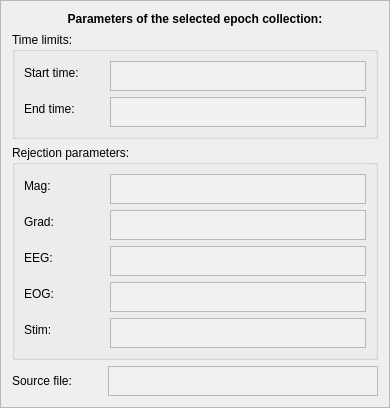
                 <widget class="QFrame" name="frameEpochCollectionParameters">
                  <property name="sizePolicy">
                   <sizepolicy hsizetype="Expanding" vsizetype="Preferred">
                    <horstretch>0</horstretch>
                    <verstretch>0</verstretch>
                   </sizepolicy>
                  </property>
                  <property name="frameShape">
                   <enum>QFrame::StyledPanel</enum>
                  </property>
                  <property name="frameShadow">
                   <enum>QFrame::Raised</enum>
                  </property>
                  <property name="lineWidth">
                   <number>1</number>
                  </property>
                  <layout class="QFormLayout" name="formLayout_8">
                   <property name="fieldGrowthPolicy">
                    <enum>QFormLayout::AllNonFixedFieldsGrow</enum>
                   </property>
                   <item row="0" column="0">
                    <layout class="QVBoxLayout" name="verticalLayout_20">
                     <item>
                      <widget class="QLabel" name="label_3">
                       <property name="font">
                        <font>
                         <weight>75</weight>
                         <bold>true</bold>
                        </font>
                       </property>
                       <property name="text">
                        <string>Parameters of the selected epoch collection:</string>
                       </property>
                       <property name="alignment">
                        <set>Qt::AlignCenter</set>
                       </property>
                      </widget>
                     </item>
                     <item>
                      <widget class="QGroupBox" name="groupBoxEpochTimes">
                       <property name="title">
                        <string>Time limits:</string>
                       </property>
                       <layout class="QFormLayout" name="formLayout">
                        <property name="fieldGrowthPolicy">
                         <enum>QFormLayout::AllNonFixedFieldsGrow</enum>
                        </property>
                        <item row="1" column="0">
                         <widget class="QLabel" name="labelTmin">
                          <property name="minimumSize">
                           <size>
                            <width>80</width>
                            <height>0</height>
                           </size>
                          </property>
                          <property name="text">
                           <string>Start time:</string>
                          </property>
                          <property name="alignment">
                           <set>Qt::AlignLeading|Qt::AlignLeft|Qt::AlignVCenter</set>
                          </property>
                         </widget>
                        </item>
                        <item row="1" column="1">
                         <widget class="QTextBrowser" name="textBrowserTmin">
                          <property name="enabled">
                           <bool>true</bool>
                          </property>
                          <property name="sizePolicy">
                           <sizepolicy hsizetype="Preferred" vsizetype="Fixed">
                            <horstretch>0</horstretch>
                            <verstretch>0</verstretch>
                           </sizepolicy>
                          </property>
                          <property name="minimumSize">
                           <size>
                            <width>0</width>
                            <height>0</height>
                           </size>
                          </property>
                          <property name="maximumSize">
                           <size>
                            <width>16777215</width>
                            <height>30</height>
                           </size>
                          </property>
                          <property name="sizeIncrement">
                           <size>
                            <width>0</width>
                            <height>31</height>
                           </size>
                          </property>
                          <property name="baseSize">
                           <size>
                            <width>0</width>
                            <height>0</height>
                           </size>
                          </property>
                          <property name="palette">
                           <palette>
                            <active>
                             <colorrole role="Base">
                              <brush brushstyle="SolidPattern">
                               <color alpha="255">
                                <red>242</red>
                                <green>241</green>
                                <blue>240</blue>
                               </color>
                              </brush>
                             </colorrole>
                            </active>
                            <inactive>
                             <colorrole role="Base">
                              <brush brushstyle="SolidPattern">
                               <color alpha="255">
                                <red>242</red>
                                <green>241</green>
                                <blue>240</blue>
                               </color>
                              </brush>
                             </colorrole>
                            </inactive>
                            <disabled>
                             <colorrole role="Base">
                              <brush brushstyle="SolidPattern">
                               <color alpha="255">
                                <red>255</red>
                                <green>255</green>
                                <blue>255</blue>
                               </color>
                              </brush>
                             </colorrole>
                            </disabled>
                           </palette>
                          </property>
                          <property name="frameShape">
                           <enum>QFrame::StyledPanel</enum>
                          </property>
                         </widget>
                        </item>
                        <item row="2" column="0">
                         <widget class="QLabel" name="labelTmax">
                          <property name="minimumSize">
                           <size>
                            <width>80</width>
                            <height>0</height>
                           </size>
                          </property>
                          <property name="text">
                           <string>End time:</string>
                          </property>
                          <property name="alignment">
                           <set>Qt::AlignLeading|Qt::AlignLeft|Qt::AlignVCenter</set>
                          </property>
                         </widget>
                        </item>
                        <item row="2" column="1">
                         <widget class="QTextBrowser" name="textBrowserTmax">
                          <property name="enabled">
                           <bool>true</bool>
                          </property>
                          <property name="sizePolicy">
                           <sizepolicy hsizetype="Preferred" vsizetype="Preferred">
                            <horstretch>0</horstretch>
                            <verstretch>0</verstretch>
                           </sizepolicy>
                          </property>
                          <property name="minimumSize">
                           <size>
                            <width>0</width>
                            <height>0</height>
                           </size>
                          </property>
                          <property name="maximumSize">
                           <size>
                            <width>16777215</width>
                            <height>30</height>
                           </size>
                          </property>
                          <property name="sizeIncrement">
                           <size>
                            <width>0</width>
                            <height>31</height>
                           </size>
                          </property>
                          <property name="palette">
                           <palette>
                            <active>
                             <colorrole role="Base">
                              <brush brushstyle="SolidPattern">
                               <color alpha="255">
                                <red>242</red>
                                <green>241</green>
                                <blue>240</blue>
                               </color>
                              </brush>
                             </colorrole>
                            </active>
                            <inactive>
                             <colorrole role="Base">
                              <brush brushstyle="SolidPattern">
                               <color alpha="255">
                                <red>242</red>
                                <green>241</green>
                                <blue>240</blue>
                               </color>
                              </brush>
                             </colorrole>
                            </inactive>
                            <disabled>
                             <colorrole role="Base">
                              <brush brushstyle="SolidPattern">
                               <color alpha="255">
                                <red>255</red>
                                <green>255</green>
                                <blue>255</blue>
                               </color>
                              </brush>
                             </colorrole>
                            </disabled>
                           </palette>
                          </property>
                         </widget>
                        </item>
                       </layout>
                      </widget>
                     </item>
                     <item>
                      <widget class="QGroupBox" name="groupBoxRejections">
                       <property name="title">
                        <string>Rejection parameters:</string>
                       </property>
                       <layout class="QFormLayout" name="formLayout_2">
                        <property name="fieldGrowthPolicy">
                         <enum>QFormLayout::AllNonFixedFieldsGrow</enum>
                        </property>
                        <item row="0" column="0">
                         <widget class="QLabel" name="labelMagReject">
                          <property name="minimumSize">
                           <size>
                            <width>80</width>
                            <height>0</height>
                           </size>
                          </property>
                          <property name="maximumSize">
                           <size>
                            <width>16777215</width>
                            <height>16777215</height>
                           </size>
                          </property>
                          <property name="text">
                           <string>Mag:</string>
                          </property>
                          <property name="alignment">
                           <set>Qt::AlignLeading|Qt::AlignLeft|Qt::AlignVCenter</set>
                          </property>
                         </widget>
                        </item>
                        <item row="0" column="1">
                         <widget class="QTextBrowser" name="textBrowserMag">
                          <property name="enabled">
                           <bool>true</bool>
                          </property>
                          <property name="sizePolicy">
                           <sizepolicy hsizetype="Preferred" vsizetype="Preferred">
                            <horstretch>0</horstretch>
                            <verstretch>0</verstretch>
                           </sizepolicy>
                          </property>
                          <property name="minimumSize">
                           <size>
                            <width>0</width>
                            <height>0</height>
                           </size>
                          </property>
                          <property name="maximumSize">
                           <size>
                            <width>16777215</width>
                            <height>30</height>
                           </size>
                          </property>
                          <property name="sizeIncrement">
                           <size>
                            <width>0</width>
                            <height>31</height>
                           </size>
                          </property>
                          <property name="palette">
                           <palette>
                            <active>
                             <colorrole role="Base">
                              <brush brushstyle="SolidPattern">
                               <color alpha="255">
                                <red>242</red>
                                <green>241</green>
                                <blue>240</blue>
                               </color>
                              </brush>
                             </colorrole>
                            </active>
                            <inactive>
                             <colorrole role="Base">
                              <brush brushstyle="SolidPattern">
                               <color alpha="255">
                                <red>242</red>
                                <green>241</green>
                                <blue>240</blue>
                               </color>
                              </brush>
                             </colorrole>
                            </inactive>
                            <disabled>
                             <colorrole role="Base">
                              <brush brushstyle="SolidPattern">
                               <color alpha="255">
                                <red>255</red>
                                <green>255</green>
                                <blue>255</blue>
                               </color>
                              </brush>
                             </colorrole>
                            </disabled>
                           </palette>
                          </property>
                          <property name="frameShadow">
                           <enum>QFrame::Sunken</enum>
                          </property>
                         </widget>
                        </item>
                        <item row="1" column="0">
                         <widget class="QLabel" name="labelGradReject">
                          <property name="minimumSize">
                           <size>
                            <width>75</width>
                            <height>0</height>
                           </size>
                          </property>
                          <property name="maximumSize">
                           <size>
                            <width>16777215</width>
                            <height>16777215</height>
                           </size>
                          </property>
                          <property name="text">
                           <string>Grad:</string>
                          </property>
                          <property name="alignment">
                           <set>Qt::AlignLeading|Qt::AlignLeft|Qt::AlignVCenter</set>
                          </property>
                         </widget>
                        </item>
                        <item row="1" column="1">
                         <widget class="QTextBrowser" name="textBrowserGrad">
                          <property name="sizePolicy">
                           <sizepolicy hsizetype="Expanding" vsizetype="Expanding">
                            <horstretch>0</horstretch>
                            <verstretch>0</verstretch>
                           </sizepolicy>
                          </property>
                          <property name="minimumSize">
                           <size>
                            <width>0</width>
                            <height>0</height>
                           </size>
                          </property>
                          <property name="maximumSize">
                           <size>
                            <width>16777215</width>
                            <height>30</height>
                           </size>
                          </property>
                          <property name="palette">
                           <palette>
                            <active>
                             <colorrole role="Base">
                              <brush brushstyle="SolidPattern">
                               <color alpha="255">
                                <red>242</red>
                                <green>241</green>
                                <blue>240</blue>
                               </color>
                              </brush>
                             </colorrole>
                            </active>
                            <inactive>
                             <colorrole role="Base">
                              <brush brushstyle="SolidPattern">
                               <color alpha="255">
                                <red>242</red>
                                <green>241</green>
                                <blue>240</blue>
                               </color>
                              </brush>
                             </colorrole>
                            </inactive>
                            <disabled>
                             <colorrole role="Base">
                              <brush brushstyle="SolidPattern">
                               <color alpha="255">
                                <red>255</red>
                                <green>255</green>
                                <blue>255</blue>
                               </color>
                              </brush>
                             </colorrole>
                            </disabled>
                           </palette>
                          </property>
                         </widget>
                        </item>
                        <item row="2" column="0">
                         <widget class="QLabel" name="labelEegReject">
                          <property name="minimumSize">
                           <size>
                            <width>75</width>
                            <height>0</height>
                           </size>
                          </property>
                          <property name="text">
                           <string>EEG:</string>
                          </property>
                          <property name="alignment">
                           <set>Qt::AlignLeading|Qt::AlignLeft|Qt::AlignVCenter</set>
                          </property>
                         </widget>
                        </item>
                        <item row="2" column="1">
                         <widget class="QTextBrowser" name="textBrowserEEG">
                          <property name="maximumSize">
                           <size>
                            <width>16777215</width>
                            <height>30</height>
                           </size>
                          </property>
                          <property name="palette">
                           <palette>
                            <active>
                             <colorrole role="Base">
                              <brush brushstyle="SolidPattern">
                               <color alpha="255">
                                <red>242</red>
                                <green>241</green>
                                <blue>240</blue>
                               </color>
                              </brush>
                             </colorrole>
                            </active>
                            <inactive>
                             <colorrole role="Base">
                              <brush brushstyle="SolidPattern">
                               <color alpha="255">
                                <red>242</red>
                                <green>241</green>
                                <blue>240</blue>
                               </color>
                              </brush>
                             </colorrole>
                            </inactive>
                            <disabled>
                             <colorrole role="Base">
                              <brush brushstyle="SolidPattern">
                               <color alpha="255">
                                <red>255</red>
                                <green>255</green>
                                <blue>255</blue>
                               </color>
                              </brush>
                             </colorrole>
                            </disabled>
                           </palette>
                          </property>
                         </widget>
                        </item>
                        <item row="3" column="0">
                         <widget class="QLabel" name="labelEogReject">
                          <property name="minimumSize">
                           <size>
                            <width>75</width>
                            <height>0</height>
                           </size>
                          </property>
                          <property name="text">
                           <string>EOG:</string>
                          </property>
                          <property name="alignment">
                           <set>Qt::AlignLeading|Qt::AlignLeft|Qt::AlignVCenter</set>
                          </property>
                         </widget>
                        </item>
                        <item row="3" column="1">
                         <widget class="QTextBrowser" name="textBrowserEOG">
                          <property name="maximumSize">
                           <size>
                            <width>16777215</width>
                            <height>30</height>
                           </size>
                          </property>
                          <property name="palette">
                           <palette>
                            <active>
                             <colorrole role="Base">
                              <brush brushstyle="SolidPattern">
                               <color alpha="255">
                                <red>242</red>
                                <green>241</green>
                                <blue>240</blue>
                               </color>
                              </brush>
                             </colorrole>
                            </active>
                            <inactive>
                             <colorrole role="Base">
                              <brush brushstyle="SolidPattern">
                               <color alpha="255">
                                <red>242</red>
                                <green>241</green>
                                <blue>240</blue>
                               </color>
                              </brush>
                             </colorrole>
                            </inactive>
                            <disabled>
                             <colorrole role="Base">
                              <brush brushstyle="SolidPattern">
                               <color alpha="255">
                                <red>255</red>
                                <green>255</green>
                                <blue>255</blue>
                               </color>
                              </brush>
                             </colorrole>
                            </disabled>
                           </palette>
                          </property>
                         </widget>
                        </item>
                        <item row="4" column="0">
                         <widget class="QLabel" name="labelStimReject">
                          <property name="minimumSize">
                           <size>
                            <width>75</width>
                            <height>0</height>
                           </size>
                          </property>
                          <property name="text">
                           <string>Stim:</string>
                          </property>
                          <property name="alignment">
                           <set>Qt::AlignLeading|Qt::AlignLeft|Qt::AlignVCenter</set>
                          </property>
                         </widget>
                        </item>
                        <item row="4" column="1">
                         <widget class="QTextBrowser" name="textBrowserStim">
                          <property name="maximumSize">
                           <size>
                            <width>16777215</width>
                            <height>30</height>
                           </size>
                          </property>
                          <property name="palette">
                           <palette>
                            <active>
                             <colorrole role="Base">
                              <brush brushstyle="SolidPattern">
                               <color alpha="255">
                                <red>242</red>
                                <green>241</green>
                                <blue>240</blue>
                               </color>
                              </brush>
                             </colorrole>
                            </active>
                            <inactive>
                             <colorrole role="Base">
                              <brush brushstyle="SolidPattern">
                               <color alpha="255">
                                <red>242</red>
                                <green>241</green>
                                <blue>240</blue>
                               </color>
                              </brush>
                             </colorrole>
                            </inactive>
                            <disabled>
                             <colorrole role="Base">
                              <brush brushstyle="SolidPattern">
                               <color alpha="255">
                                <red>255</red>
                                <green>255</green>
                                <blue>255</blue>
                               </color>
                              </brush>
                             </colorrole>
                            </disabled>
                           </palette>
                          </property>
                         </widget>
                        </item>
                       </layout>
                      </widget>
                     </item>
                     <item>
                      <layout class="QHBoxLayout" name="horizontalLayout_8">
                       <property name="sizeConstraint">
                        <enum>QLayout::SetDefaultConstraint</enum>
                       </property>
                       <item>
                        <widget class="QLabel" name="labelWorkingFile">
                         <property name="minimumSize">
                          <size>
                           <width>90</width>
                           <height>0</height>
                          </size>
                         </property>
                         <property name="maximumSize">
                          <size>
                           <width>16777215</width>
                           <height>6000</height>
                          </size>
                         </property>
                         <property name="text">
                          <string>Source file:</string>
                         </property>
                        </widget>
                       </item>
                       <item>
                        <widget class="QTextBrowser" name="textBrowserWorkingFile">
                         <property name="maximumSize">
                          <size>
                           <width>16777215</width>
                           <height>30</height>
                          </size>
                         </property>
                         <property name="palette">
                          <palette>
                           <active>
                            <colorrole role="Base">
                             <brush brushstyle="SolidPattern">
                              <color alpha="255">
                               <red>242</red>
                               <green>241</green>
                               <blue>240</blue>
                              </color>
                             </brush>
                            </colorrole>
                           </active>
                           <inactive>
                            <colorrole role="Base">
                             <brush brushstyle="SolidPattern">
                              <color alpha="255">
                               <red>242</red>
                               <green>241</green>
                               <blue>240</blue>
                              </color>
                             </brush>
                            </colorrole>
                           </inactive>
                           <disabled>
                            <colorrole role="Base">
                             <brush brushstyle="SolidPattern">
                              <color alpha="255">
                               <red>255</red>
                               <green>255</green>
                               <blue>255</blue>
                              </color>
                             </brush>
                            </colorrole>
                           </disabled>
                          </palette>
                         </property>
                         <property name="frameShape">
                          <enum>QFrame::StyledPanel</enum>
                         </property>
                        </widget>
                       </item>
                      </layout>
                     </item>
                    </layout>
                   </item>
                  </layout>
                 </widget>
